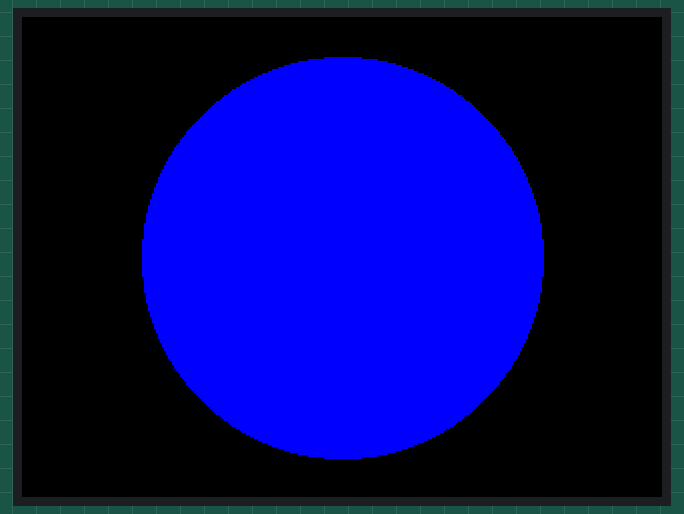
Simulated run of this program. Board: MicroPython board. Shown: 320×240 colour display. Library files of the repository ran but are not shown: ili9341.py. At 0.7 s the program stops and its outputs stay as they are.

Above: at 0.7 s.

The program:

01-draw-circle.py
```python
# 01-draw-circle.py

# print out "Hello World!" using the rotation=3 using 32-bit high font
# the default is white text on a black background
from ili9341 import Display, color565
from machine import Pin, SPI
import config
import colors

# Use these PIN definitions.  SCK must be on 2 and data (SDL) on 3
SCK_PIN = config.SCK_PIN
MISO_PIN = config.MISO_PIN # labeled SDI(MOSI) on the back of the display
DC_PIN = config.DC_PIN
RESET_PIN = config.RESET_PIN
CS_PIN = config.CS_PIN

WIDTH=config.WIDTH
HEIGHT=config.HEIGHT
ROTATION=config.ROTATION

# mosi=Pin(23)
# miso=Pin(MISO_PIN)
spi = SPI(0, baudrate=40000000, sck=Pin(SCK_PIN), mosi=Pin(MISO_PIN))
display = Display(spi, dc=Pin(DC_PIN), cs=Pin(CS_PIN), rst=Pin(RESET_PIN), width=WIDTH, height=HEIGHT, rotation=ROTATION)

# get the blue value
blue = colors.BLUE
black = colors.BLACK

# draw a black rectangle that fills the screen
display.fill_hrect(0,0, WIDTH, HEIGHT, black)
# draw a blue circle in the center of the display
display.fill_circle(WIDTH//2, HEIGHT//2, 100, blue)
```

config.py
```python
# Dan's Robot Labs configuration file for ILI9341 clock project
# The colors on the SPI bus cable are:
# 3.3v power - red
# SCK - orange
# MISO/Data - yellow
# DC - green
# RESET - blue
# GND - black
# CS - purple
SCK_PIN = 2
MISO_PIN = 3 # labeled SDI(MOSI) on the back of the display
DC_PIN = 4
RESET_PIN = 5
CS_PIN = 6
ROTATION = 90

WIDTH=320
HEIGHT=240
```

colors.py
```python
from ili9341 import color565

# Web safe
WHITE = color565(255,255,255)
BLACK = color565(0,0,0)
RED = color565(255,0,0)
ORANGE = color565(255,128,0)
YELLOW = color565(255,255,0)
GREEN = color565(0,255,0)
BLUE = color565(0,0,255)
CYAN = color565(0,255,255)
PURPLE = color565(255,0,255)
GRAY = color565(128,128,128)
SILVER = color565(192,192,192)
MAROON = color565(128,0,0)
OLIVE = color565(128,128,0)
LIME = color565(0,255,0)
DARK_GREEN = color565(0,128,0)
AQUA = color565(0,255,255)
TEAL = color565(0,128,128)
NAVY = color565(0,0,128)
FUCHSIA = color565(255,0,255)
# Not web safe
PINK = color565(255, 153, 153)
```
